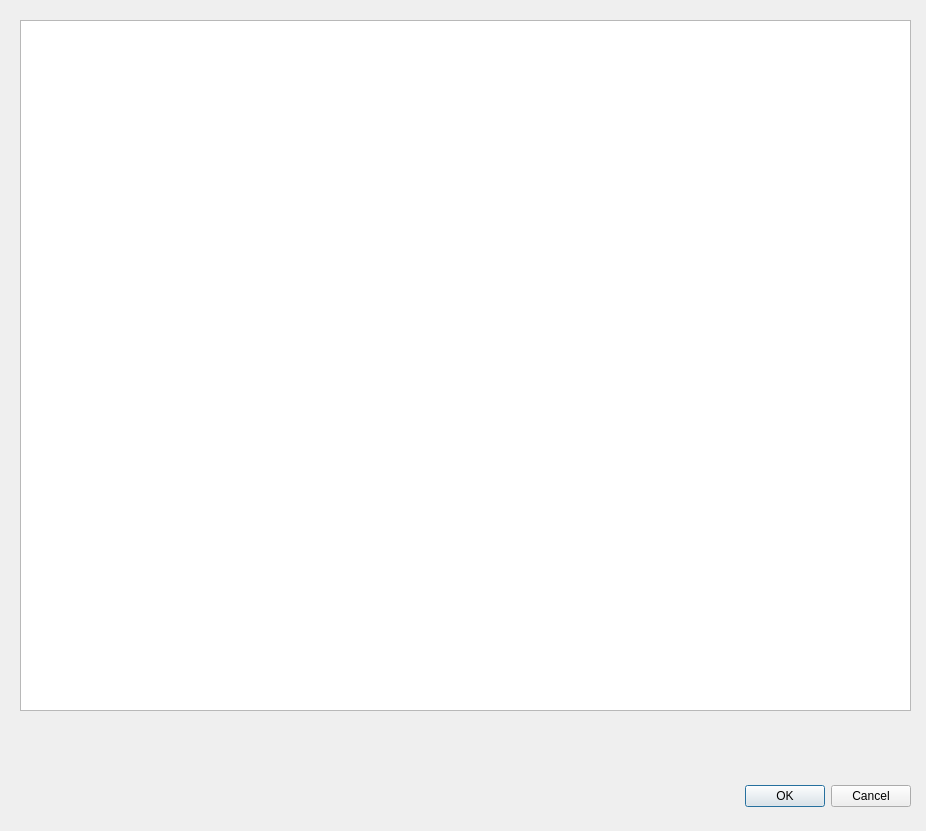
<?xml version="1.0" encoding="UTF-8"?>
<ui version="4.0">
 <class>PostScreenDialog</class>
 <widget class="QDialog" name="PostScreenDialog">
  <property name="geometry">
   <rect>
    <x>0</x>
    <y>0</y>
    <width>926</width>
    <height>831</height>
   </rect>
  </property>
  <property name="windowTitle">
   <string>Dialog</string>
  </property>
  <widget class="QDialogButtonBox" name="buttonBox">
   <property name="geometry">
    <rect>
     <x>570</x>
     <y>780</y>
     <width>341</width>
     <height>32</height>
    </rect>
   </property>
   <property name="orientation">
    <enum>Qt::Horizontal</enum>
   </property>
   <property name="standardButtons">
    <set>QDialogButtonBox::Cancel|QDialogButtonBox::Ok</set>
   </property>
  </widget>
  <widget class="PlotWidget" name="plotWidget">
   <property name="geometry">
    <rect>
     <x>20</x>
     <y>20</y>
     <width>891</width>
     <height>691</height>
    </rect>
   </property>
  </widget>
 </widget>
 <customwidgets>
  <customwidget>
   <class>PlotWidget</class>
   <extends>QGraphicsView</extends>
   <header>pyqtgraph</header>
  </customwidget>
 </customwidgets>
 <resources/>
 <connections>
  <connection>
   <sender>buttonBox</sender>
   <signal>accepted()</signal>
   <receiver>PostScreenDialog</receiver>
   <slot>accept()</slot>
   <hints>
    <hint type="sourcelabel">
     <x>248</x>
     <y>254</y>
    </hint>
    <hint type="destinationlabel">
     <x>157</x>
     <y>274</y>
    </hint>
   </hints>
  </connection>
  <connection>
   <sender>buttonBox</sender>
   <signal>rejected()</signal>
   <receiver>PostScreenDialog</receiver>
   <slot>reject()</slot>
   <hints>
    <hint type="sourcelabel">
     <x>316</x>
     <y>260</y>
    </hint>
    <hint type="destinationlabel">
     <x>286</x>
     <y>274</y>
    </hint>
   </hints>
  </connection>
 </connections>
</ui>
